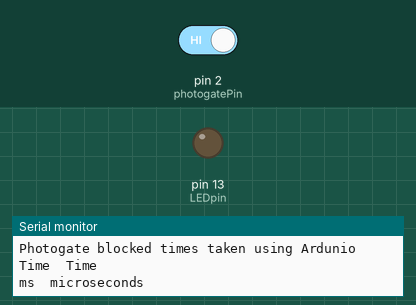
Recording of a sketch running on a simulated Arduino Uno, built with avr-gcc and run on an emulated ATmega328P. Parts: output pins drawn as LEDs (lit = HIGH), the last lines printed to the serial monitor. The inputs (shaded band) are chosen by the test bench; at power-on: pin 2 (photogatePin) HIGH.

Above: at 1.2 s.
1.3 s: pin 2 (photogatePin) driven LOW
At 1.6 s:
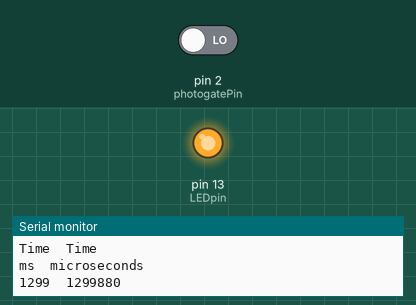
2.8 s: pin 2 (photogatePin) driven HIGH
At 4.0 s:
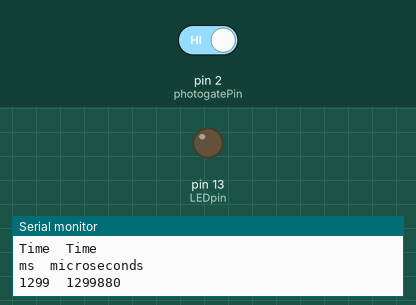
Timing chart, 0 to 5.8 s (numbered marks = the images above; inputs shaded):
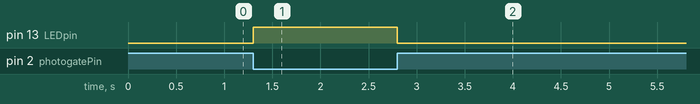

Measured:
- after the input at 1.3 s, pin 13 (LEDpin): LOW → HIGH at once
- after the input at 2.8 s, pin 13 (LEDpin): HIGH → LOW at once

The sketch:

VernierPhotogate.ino
```cpp
/*
 VernierPhotogate (v 2017.07)
 Monitors a Vernier Photogate connected to BTD 1 connector.

This sketch lists the time that the photogate is blocked in
microseconds and milliseconds since the program started running.

The reason for the two time units is that the microsecond counter overflow
fairly frequently. Use whichever time you like in your versions of this.

See www.vernier.com/arduino for more information.

 */
unsigned long timems = 0; //Time in ms
unsigned long timeus = 0; //Time in us
int photogatePin =2; //
int photogate = HIGH;
int status;
int LEDpin =13;/// line for LED to turn on when photogate is blocked

void setup()
  {
   Serial.begin(9600);           // set up Serial library at 9600 bps
    pinMode(LEDpin, OUTPUT);
    Serial.println("Vernier Format 2");
    Serial.println("Photogate blocked times taken using Ardunio");
    Serial.print("Time");
    Serial.print("\t"); //tab character
    Serial.println ("Time"); //change to match sensor
    Serial.print("ms");
    Serial.print("\t"); // tab character
    Serial.println ("microseconds");
  };// end of setup

void loop ()
{
  photogate = digitalRead(photogatePin);//low when blocked
   if (photogate == LOW)
   {
    digitalWrite(LEDpin, HIGH);// turn on LED
        if (status == HIGH)
          {
          timems = millis() ;
          timeus = micros() ;
          Serial.print(timems);
          Serial.print("\t"); //tab character
          Serial.println(timeus);
           }
   }
   else digitalWrite(LEDpin, LOW);// turn off LED
   status = photogate;
 } ;// end of loop
```
